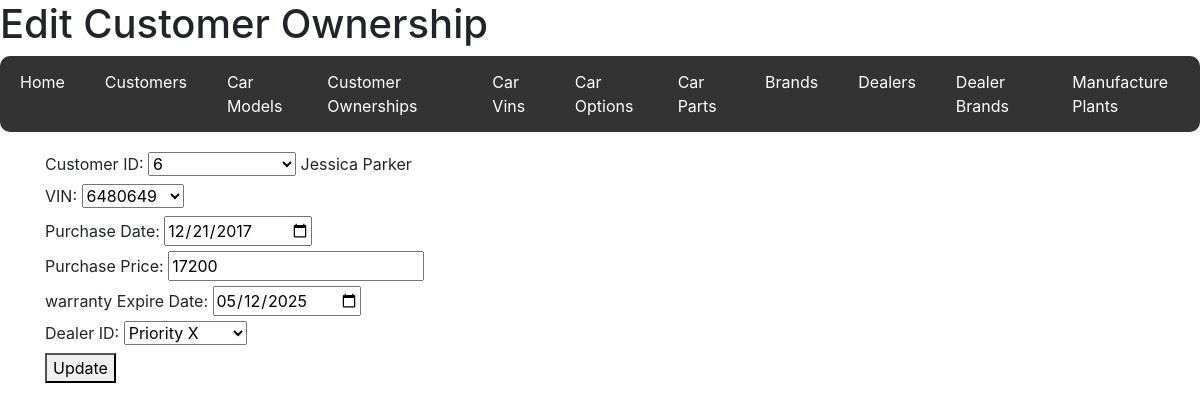
Page /customer_ownership/6/6480649 on the committed database.
### code/models.py (models this page shows)
class CustomerOwnership(db.Model):
    __tablename__ = "Customer_Ownership"
    customer_id = db.Column(
        db.Integer, db.ForeignKey("Customers.customer_id"), primary_key=True
    )
    vin = db.Column(db.Integer, db.ForeignKey("Car_Vins.vin"), primary_key=True)
    purchase_date = db.Column(db.Date)
    purchase_price = db.Column(db.Integer)
    warranty_expire_date = db.Column(db.Date)
    dealer_id = db.Column(db.Integer, db.ForeignKey("Dealers.dealer_id"))
    customer = db.relationship("Customer", back_populates="ownerships")
    car_vin = db.relationship("CarVin", back_populates="ownership")
    dealer = db.relationship("Dealer", back_populates="ownerships")

class CarVin(db.Model):
    __tablename__ = "Car_Vins"
    vin = db.Column(db.Integer, primary_key=True)
    model_id = db.Column(db.Integer, db.ForeignKey("Models.model_id"))
    option_set_id = db.Column(db.Integer, db.ForeignKey("Car_Options.option_set_id"))
    manufactured_date = db.Column(db.Date)
    manufactured_plant_id = db.Column(
        db.Integer, db.ForeignKey("Manufacture_Plant.manufacture_plant_id")
    )
    ownership = db.relationship("CustomerOwnership", back_populates="car_vin")
    car_model = db.relationship("CarModel", back_populates="car_vins")
    car_option = db.relationship("CarOption", back_populates="car_vins")
    manufacture_plant = db.relationship("ManufacturePlant", back_populates="car_vins")

class Dealer(db.Model):
    __tablename__ = "Dealers"
    dealer_id = db.Column(db.Integer, primary_key=True)
    dealer_name = db.Column(db.String(50))
    dealer_address = db.Column(db.String(128))
    ownerships = db.relationship("CustomerOwnership", back_populates="dealer")
    dealer_brands = db.relationship("DealerBrand", back_populates="dealer")

### code/routes/customer_ownerships.py (the view, shortened to what this page needs)
@ownerships_bp.route(
    "/customer_ownership/<int:customer_id>/<int:vin>", methods=["GET", "POST"]
)
def view_customer_ownership(customer_id, vin):
    ownership = CustomerOwnership.query.get_or_404((customer_id, vin))
    customers = Customer.query.all()
    customers_dict = [
        {
            "customer_id": c.customer_id,
            "first_name": c.first_name,
            "last_name": c.last_name,
        }
        for c in customers
    ]
    vins = CarVin.query.all()
    vins_dict = [{"vin": v.vin} for v in vins]
    dealers = Dealer.query.all()
    dealers_dict = [
        {"dealer_id": d.dealer_id, "dealer_name": d.dealer_name} for d in dealers
    ]
    return render_template(
        "customer_ownership_form.html",
        ownership=ownership,
        customers=customers_dict,
        vins=vins_dict,
        dealers=dealers_dict,
    )

### code/templates/customer_ownership_form.html (shortened to what this page needs)
{% extends 'base.html' %}
{% block header %}
<h1>{% if ownership %}Edit{% else %}New{% endif %} Customer Ownership</h1>
{% endblock %}
{% block content %}
<form action="{% if ownership %}{{ url_for('ownerships.view_customer_ownership', customer_id=ownership.customer_id, vin=ownership.vin) }}{% else %}{{ url_for('ownerships.new_customer_ownership') }}{% endif %}" method="POST">
    <label for="customer_id">Customer ID:</label>
    <select id="customer_id" name="customer_id" onchange="updateCustomerName()">
        {% for customer in customers %}
        <option value="{{ customer.customer_id }}" {% if ownership and ownership.customer_id == customer.customer_id %}selected{% endif %}>
            {{ customer.customer_id }}
        </option>
        {% endfor %}
    </select>
    <span id="customer_name"></span><br>
    <label for="vin">VIN:</label>
    <select id="vin" name="vin">
        {% for vin in vins %}
        <option value="{{ vin.vin }}" {% if ownership and ownership.vin == vin.vin %}selected{% endif %}>
            {{ vin.vin }}
        </option>
        {% endfor %}
    </select><br>
    <label for="purchase_date">Purchase Date:</label>
    <input type="date" id="purchase_date" name="purchase_date" value="{{ ownership.purchase_date if ownership else '' }}" required><br>
    <label for="purchase_price">Purchase Price:</label>
    <input type="number" id="purchase_price" name="purchase_price" value="{{ ownership.purchase_price if ownership else '' }}" required><br>
    <label for="warranty_expire_date">warranty Expire Date:</label>
    <input type="date" id="warranty_expire_date" name="warranty_expire_date" value="{{ ownership.warranty_expire_date if ownership else '' }}" required><br>
    <label for="dealer_id">Dealer ID:</label>
    <select id="dealer_id" name="dealer_id">
        {% for dealer in dealers %}
        <option value="{{ dealer.dealer_id }}" {% if ownership and ownership.dealer_id == dealer.dealer_id %}selected{% endif %}>
            {{ dealer.dealer_name }}
        </option>
        {% endfor %}
    </select><br>
    <button type="submit">{% if ownership %}Update{% else %}Create{% endif %}</button>
</form>
{% endblock %}

### rows in the picture
CustomerOwnership: customer_id "6", vin "6480649", purchase_date "12/21/2017", purchase_price "17200", warranty_expire_date "05/12/2025", dealer_id "Priority X"
